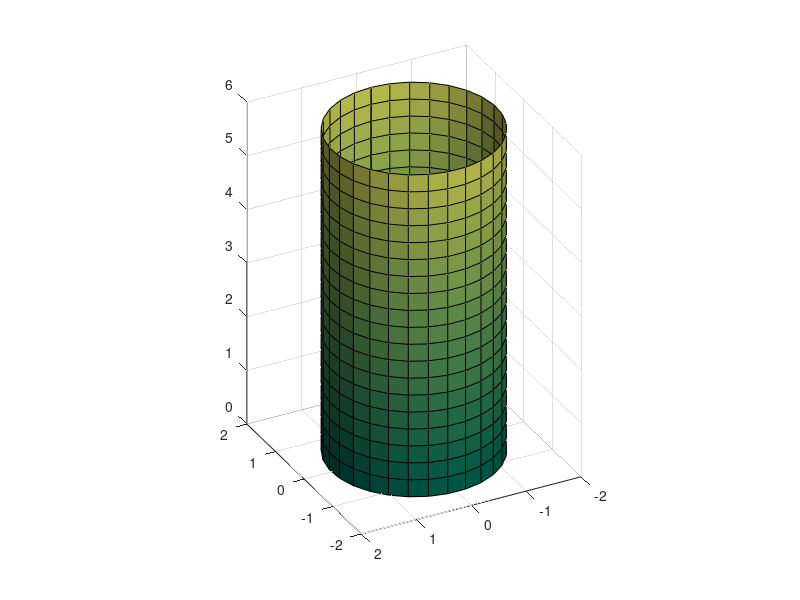

Source code (MATLAB):
%% Ex6

%% Ass1
clear
%close all

t=linspace(0,10*pi);
plot(-0.5+1/(2*pi)*t-1/(2*pi)*sin(t),-0.25*cos(t))
%plot(sin(t),-0.25*cos(t))
axis equal, axis([-2 6 -0.5 0.5])
title('Elipsoid')

%% Ass2 a)
clear

t=linspace(0,2*pi,200);
x=cos(10*t); y=sin(30*t); z=t;
plot3(x,y,z)
grid on
xlabel('x'), ylabel('y'), zlabel('z','rotation',0)
axis([-1.5 1.5 -1.5 1.5 0 2*pi])
axis vis3d, rotate3d on



%{
a=2; s=[-1 1];
xa=cos(10*a); ya=sin(30*a); za=a;
dxa=-10*sin(10*a); dya=30*cos(30*a); dza=1;
hold on
plot3(xa+s*dxa,ya+s*dya,za+s*dza,'m')
plot3(xa,ya,za,'ro','markersize',2,'linewidth',2)
hold off
%}
%% b)
clear; 

t=linspace(0,2*pi,200);
x=cos(10*t).^3; y=sin(10*t).^3; z=t;
plot3(x,y,z)
grid on
xlabel('x'), ylabel('y'), zlabel('z','rotation',0)
axis([-1.5 1.5 -1.5 1.5 0 2*pi])
axis vis3d, rotate3d on

%% Ass 3
clear

fx=@(t)(-0.5+1/(2*pi)*t-1/(2*pi)*sin(t));
fy=@(t)(-0.25*cos(t));

c = 10;
L = 0;
step=4*pi/c;
for i=1:c-1
    L = L + sqrt((fx(step*(i+1))-(fx(step*i)))^2+(fy(step*(i+1))-fy(step*i))^2);
end;

L

%% Ass 4
clear

[X,Y]=meshgrid(linspace(-2,2,10),linspace(-2,2,10));
quiver(X,Y,X.*Y,X-Y,0.8)
axis equal, axis([-2 2 -2 2])

F=@(t,u)[u(1).*u(2);u(1)-u(2)];
hold on
[t,U]=ode45(F,[0 5],[-2;2]);
plot(U(:,1),U(:,2),'g','linewidth',2)
[t,U]=ode45(F,[0 5],[-2;0.5]);
plot(U(:,1),U(:,2),'g','linewidth',2)
hold off

%% Ass 5

clear

fx=@(t)(-0.5+1/(2*pi)*t-1/(2*pi)*sin(t));
fy=@(t)(-0.25*cos(t));

c=100;
A=0;
step = 4*pi/c;
for i=1:c-1
A=A+(fx(step*(i+1))+fx(step*i))*(fy(step*(i+1))-fy(step*i))/2;
end
A=abs(A)
% Ellips = radie_a * radie_b * pi
% 0.5*0.25*pi = 0.39

%% Ass 6
%% a)

rho=3; n=20; m=30;
s=linspace(0,pi,n); t=linspace(0,2*pi,m);
[S,T]=meshgrid(s,t);
X=rho*sin(S).*cos(T); Y=rho*sin(S).*sin(T); Z=rho*cos(S);
surf(X,Y,Z)
axis equal
colormap(autumn)

axis equal vis3d
h=camlight('left');
for i=1:200
    camorbit(5,0)
    drawnow; pause(0.05)
end

%% b)

rho=1.2; a=3; n=20; m=50;
s=linspace(-pi,pi,n); t=linspace(0,2*pi,m);
[S,T]=meshgrid(s,t);
X=(a+rho*cos(S)).*cos(T); Y=(a+rho*cos(S)).*sin(T); Z=rho*sin(S);
surf(X,Y,Z)
axis equal
colormap(summer)

axis equal vis3d
h=camlight('left');
for i=1:200
    camorbit(5,0)
    drawnow; pause(0.05)
end

%% c)

h=6; n=20; m=30;
s=linspace(0,h,n); t=linspace(0,2*pi,m);
[S,T]=meshgrid(s,t);
R=1+sin(S).^2;
X=R.*cos(T); Y=R.*sin(T); Z=S;
surf(X,Y,Z)
axis equal, axis([-2 2 -2 2 0 6])


axis equal vis3d
h=camlight('left');
for i=1:200
    camorbit(5,0)
    drawnow; pause(0.05)
end

%% d)

rho=1.5; h=6; n=20; m=30;
s=linspace(0,h,n); t=linspace(0,2*pi,m);
[S,T]=meshgrid(s,t);
X=rho*cos(T); Y=rho*sin(T); Z=S;
surf(X,Y,Z)
axis equal, axis([-2 2 -2 2 0 6])

axis equal vis3d
h=camlight('left');
for i=1:200
    camorbit(5,0)
    drawnow; pause(0.05)
end